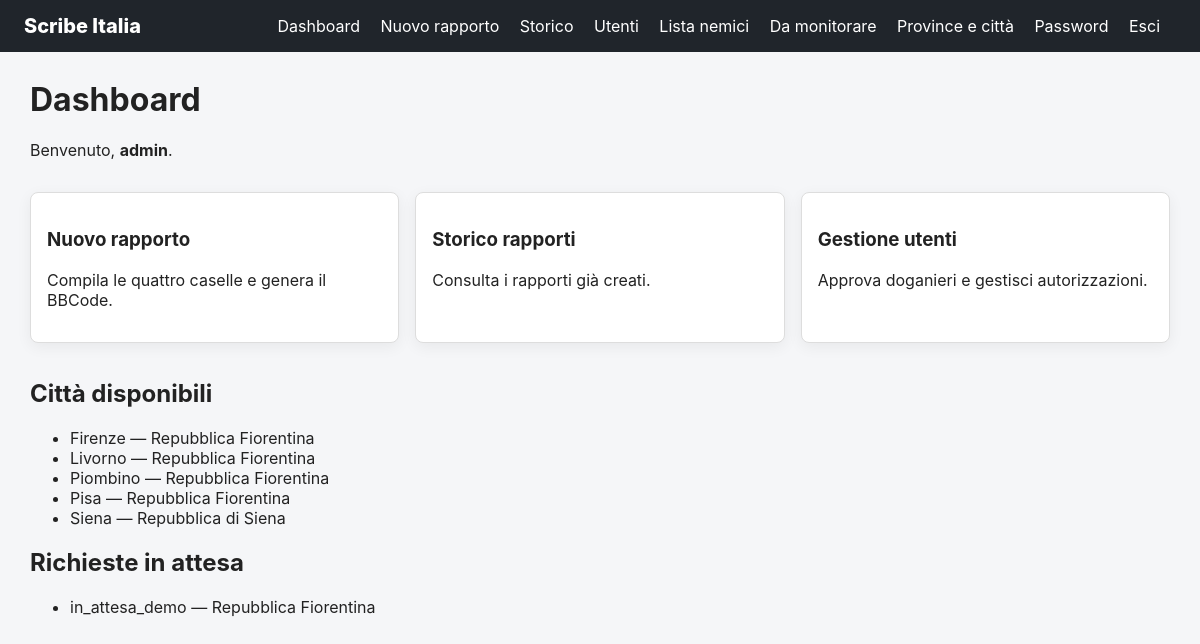
The page /dashboard (signed in) on the database its author committed.
### app.py (models this page shows, shortened)
class User(UserMixin, db.Model):
    id = db.Column(db.Integer, primary_key=True)
    nickname = db.Column(db.String(80), unique=True, nullable=False)
    password_hash = db.Column(db.String(255), nullable=False)
    role = db.Column(db.String(20), nullable=False, default=ROLE_OFFICER)
    approved = db.Column(db.Boolean, default=False, nullable=False)
    province_id = db.Column(db.Integer, db.ForeignKey('province.id'))
    requested_province_id = db.Column(db.Integer, db.ForeignKey('province.id'))
    created_at = db.Column(db.DateTime, default=datetime.utcnow, nullable=False)
    province = db.relationship('Province', foreign_keys=[province_id])
    requested_province = db.relationship('Province', foreign_keys=[requested_province_id])

class City(db.Model):
    id = db.Column(db.Integer, primary_key=True)
    name = db.Column(db.String(120), nullable=False)
    province_id = db.Column(db.Integer, db.ForeignKey('province.id'), nullable=False)
    __table_args__ = (UniqueConstraint('name', 'province_id', name='uq_city_province'),)

class Province(db.Model):
    id = db.Column(db.Integer, primary_key=True)
    name = db.Column(db.String(120), unique=True, nullable=False)
    cities = db.relationship('City', backref='province', lazy=True, cascade='all, delete-orphan')

### app.py (the view)
@app.route('/dashboard')
@login_required
def dashboard():
    if current_user.role == ROLE_OFFICER:
        return redirect(url_for('new_report'))
    pending = []
    if current_user.role == ROLE_ADMIN:
        pending = User.query.filter_by(role=ROLE_OFFICER, approved=False).all()
    elif current_user.role == ROLE_PREFECT:
        pending = User.query.filter_by(role=ROLE_OFFICER, approved=False, requested_province_id=current_user.province_id).all()
    cities = authorized_cities_for(current_user)
    return render_template('dashboard.html', pending=pending, cities=cities)

### app.py (called while the page is built)
@login_manager.user_loader
def load_user(user_id):
    return db.session.get(User, int(user_id))

def authorized_cities_for(user):
    if user.role == ROLE_ADMIN:
        return City.query.order_by(City.name).all()
    if user.role == ROLE_PREFECT and user.province_id:
        return City.query.filter_by(province_id=user.province_id).order_by(City.name).all()
    return [a.city for a in CityAuthorization.query.filter_by(user_id=user.id).all()]

### templates/dashboard.html
{% extends 'base.html' %}{% block content %}
<h1>Dashboard</h1>
<p>Benvenuto, <strong>{{ current_user.nickname }}</strong>.</p>
<div class="cards">
  <a class="card" href="{{ url_for('new_report') }}"><h3>Nuovo rapporto</h3><p>Compila le quattro caselle e genera il BBCode.</p></a>
  <a class="card" href="{{ url_for('reports') }}"><h3>Storico rapporti</h3><p>Consulta i rapporti già creati.</p></a>
  {% if current_user.role in ['admin','prefect'] %}<a class="card" href="{{ url_for('users') }}"><h3>Gestione utenti</h3><p>Approva doganieri e gestisci autorizzazioni.</p></a>{% endif %}
</div>
<h2>Città disponibili</h2>
{% if cities %}<ul>{% for c in cities %}<li>{{ c.name }} — {{ c.province.name }}</li>{% endfor %}</ul>{% else %}<p>Nessuna città autorizzata.</p>{% endif %}
{% if pending %}<h2>Richieste in attesa</h2><ul>{% for u in pending %}<li>{{ u.nickname }} — {{ u.requested_province.name if u.requested_province else 'Provincia non specificata' }}</li>{% endfor %}</ul>{% endif %}
{% endblock %}

### templates/base.html (shortened to what this page needs)
<!doctype html>
<html lang="it">
<head>
  <link rel="stylesheet" href="{{ url_for('static', filename='style.css') }}">
</head>
<body>
<header class="topbar">
  <div class="brand"><a href="{{ url_for('new_report') if current_user.is_authenticated and current_user.role == 'officer' else (url_for('dashboard') if current_user.is_authenticated else url_for('login')) }}">Scribe Italia</a></div>
  {% if current_user.is_authenticated %}
  <nav>
    {% if current_user.role == 'officer' %}
      <a href="{{ url_for('new_report') }}">Nuovo rapporto</a>
    {% else %}
      <a href="{{ url_for('dashboard') }}">Dashboard</a>
      <a href="{{ url_for('new_report') }}">Nuovo rapporto</a>
      <a href="{{ url_for('reports') }}">Storico</a>
      <a href="{{ url_for('users') }}">Utenti</a>
      <a href="{{ url_for('enemies') }}">Lista nemici</a>
      <a href="{{ url_for('monitoring') }}">Da monitorare</a>
      {% if current_user.role == 'admin' %}<a href="{{ url_for('locations') }}">Province e città</a>{% endif %}
    {% endif %}
    <a href="{{ url_for('change_password') }}">Password</a>
    <a href="{{ url_for('logout') }}">Esci</a>
  </nav>
  {% endif %}
</header>
<main class="container">
  {% block content %}{% endblock %}
</main>
</body>
</html>

### static/style.css (style rules this page uses)
:root { font-family: Inter, system-ui, Arial, sans-serif; color:#222; background:#f5f6f8; }
* { box-sizing:border-box }
body { margin:0 }
.topbar { background:#20252b;color:white;display:flex;justify-content:space-between;align-items:center;padding:14px 24px }
.topbar a { color:white;text-decoration:none;margin-right:16px }
.brand a { font-weight:800;font-size:20px }
.container { max-width:1180px;margin:28px auto;padding:0 20px }
.cards { display:grid;grid-template-columns:repeat(auto-fit,minmax(220px,1fr));gap:16px }
.card { display:block;background:white;padding:20px;border-radius:12px;text-decoration:none;color:inherit;box-shadow:0 4px 15px rgba(0,0,0,.06) }
.card { background:#fff; border:1px solid #ddd; border-radius:8px; padding:1rem; margin:1rem 0; }

### rows shown on the page
User: nickname "admin"
City: name "Firenze", province.name "Repubblica Fiorentina"
City: name "Livorno", province.name "Repubblica Fiorentina"
City: name "Piombino", province.name "Repubblica Fiorentina"
City: name "Pisa", province.name "Repubblica Fiorentina"
City: name "Siena", province.name "Repubblica di Siena"
User: nickname "in_attesa_demo", requested_province "Repubblica Fiorentina"
